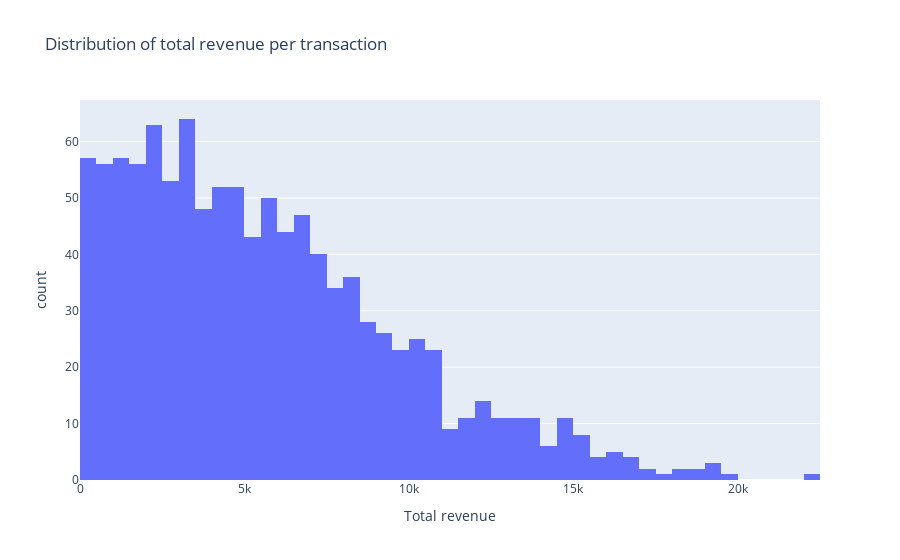

Here is the notebook cell this chart was saved with:
### Markdown cell above
- Outlier detection in 'total_revenue' column

### Code cell
# Verify the data distribution using a histogram
fig = px.histogram(df_sales, x='total_revenue', title='Distribution of total revenue per transaction', labels={'total_revenue':'Total revenue'})

fig.show()

### Figure 1 — Plotly figure (JSON) as saved in the notebook; plotly's stock layout.template omitted (floating-point values rounded to 4 significant figures; data arrays with more than 128 entries replaced by an {"elided": "..."} marker saying what was removed)
{"data": [{"alignmentgroup": "True", "bingroup": "x", "hovertemplate": "Total revenue=%{x}<br>count=%{y}<extra></extra>", "legendgroup": "", "marker": {"color": "#636efa", "pattern": {"shape": ""}}, "name": "", "offsetgroup": "", "orientation": "v", "showlegend": false, "type": "histogram", "x": {"elided": "1094 int values"}, "xaxis": "x", "yaxis": "y"}], "layout": {"barmode": "relative", "legend": {"tracegroupgap": 0}, "title": {"text": "Distribution of total revenue per transaction"}, "xaxis": {"anchor": "y", "domain": [0, 1], "title": {"text": "Total revenue"}}, "yaxis": {"anchor": "x", "domain": [0, 1], "title": {"text": "count"}}}}
